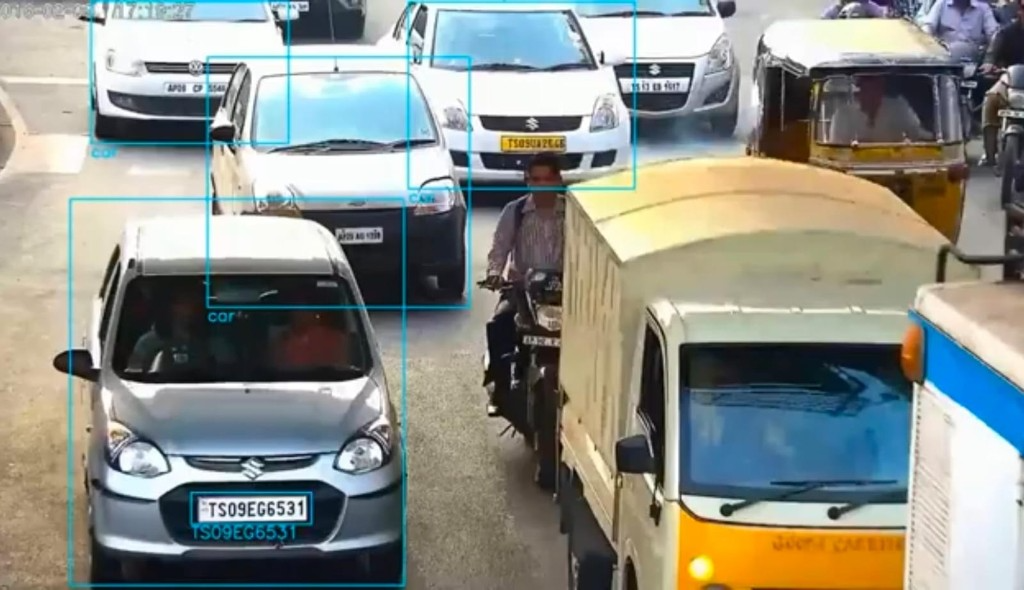
#> input picture data/images/CAM01.png, 1024 x 590 px
$ python -i detect_track.py   (imports and definitions only)
#> lines starting #> are read from the running program, lines starting #| are printed output that depends on the picture
"""Vehicle detect + track, then a plate box inside each vehicle."""

from __future__ import annotations

import logging
import math
from dataclasses import dataclass, field
from pathlib import Path

from config import (
    BOTTOM_PLATE_FRAC,
    COMPASS,
    DEVICE,
    GEOMETRIC_VEHICLE_THRESH,
    GEOMETRIC_VEHICLE_TYPE,
    IMGSZ,
    MAX_MATCH_PX,
    MIN_MOTION_PX,
    MIN_VEHICLE_AREA,
    MODELS_DIR,
    PLATE_ASPECT_MAX,
    PLATE_ASPECT_MIN,
    BOTTOM_BAND_MARGIN_FRAC,
    MIN_BRIGHT_PLATE_AREA,
    PLATE_BRIGHT_MIN,
    PLATE_SEARCH_Y_FRAC,
    PLATE_CONF,
    PLATE_PAD_PX,
    PLATE_WEIGHTS,
    TRACK_GONE_FRAMES,
    TRACKER,
    VEHICLE_CLASS_IDS,
    VEHICLE_CLASS_MAP,
    VEHICLE_CONF,
    VEHICLE_WEIGHTS,
)

log = logging.getLogger("ml.detect")


@dataclass
class Detection:
    track_id: int
    xyxy: tuple[int, int, int, int]
    plate_xyxy: tuple[int, int, int, int] | None
    vehicle_type: str
    det_conf: float
    plate_conf: float


@dataclass
class LiveTrack:
    track_id: int
    hits: int = 0
    last_seen: int = 0
    points: list[tuple[float, float]] = field(default_factory=list)
    types: list[str] = field(default_factory=list)
    colors: list[str] = field(default_factory=list)
    crops: list = field(default_factory=list)
    frame_w: int = 0
    frame_h: int = 0
    last_cx: float = 0.0


# [8 lines left out: function resolve_vehicle_weights, not called in this run]


def bin_heading(deg: float) -> str:
    idx = int((deg % 360.0 + 22.5) // 45.0) % 8
    return COMPASS[idx]


# [78 lines left out: functions compass_from_motion, lane_from_x, vehicle_color, _clip_box, _bottom_band, not called in this run]


class _CentroidBank:
    def __init__(self):
        self.tracks: dict[int, list[float]] = {}
        self.next_id = 1

    # [39 lines left out: function assign, not called in this run]


class Detector:
    def __init__(self, mode: str = "yolo"):
        self.mode = mode
        self.vehicle = None
        self.plate = None
        self.device = DEVICE or None
        self._bank = _CentroidBank()
        self.backend = "geometric"
        if mode == "yolo":
            self._load_yolo()

    # [30 lines left out: functions _load_yolo, process, not called in this run]

    def _vehicle_type(self, class_id: int) -> str:
        return VEHICLE_CLASS_MAP.get(int(class_id), "other")

    # [144 lines left out: functions _plate_from_model, _bright_plate, _yolo, _geometric, not called in this run]


class TrackBook:
    def __init__(self):
        self.live: dict[int, LiveTrack] = {}

    # [28 lines left out: functions observe, pop_finished, flush, not called in this run]

>>> import cv2
>>> picture = cv2.imread('../data/images/CAM01.png', cv2.IMREAD_GRAYSCALE)
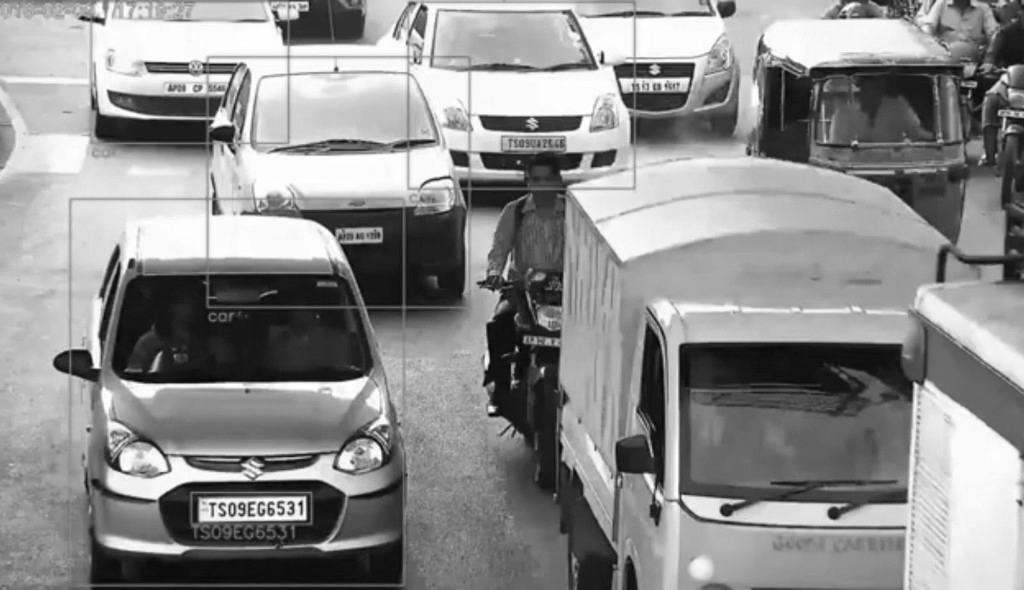
#> picture: shape (590, 1024); min 3, max 255, mean 141.2
>>> result = Detector().process(picture)
#> (the run stopped early here; a loop or call above may not have finished)

$ run again, on data/images/CAM02.png
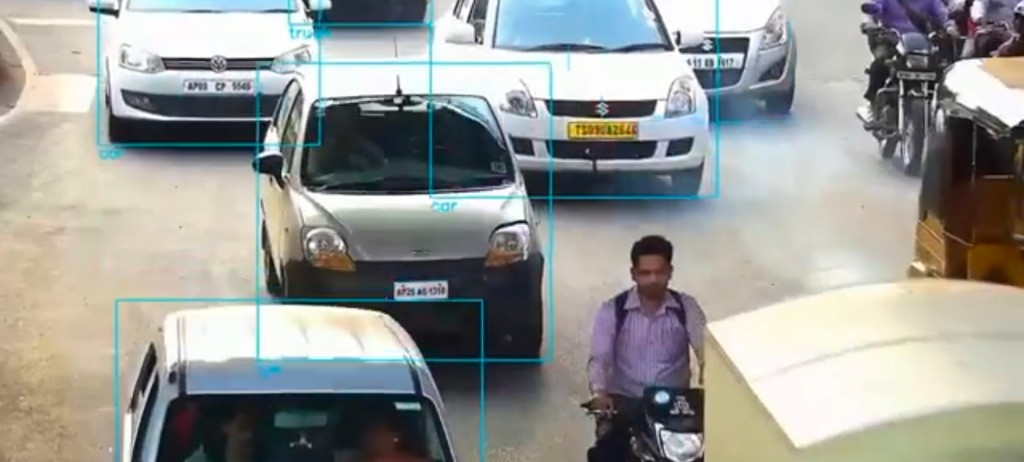
#> input picture data/images/CAM02.png, 1024 x 462 px
#> `picture = cv2.imread('../data/images/CAM01.png', cv2.IMREAD_GRAYSCALE)`:
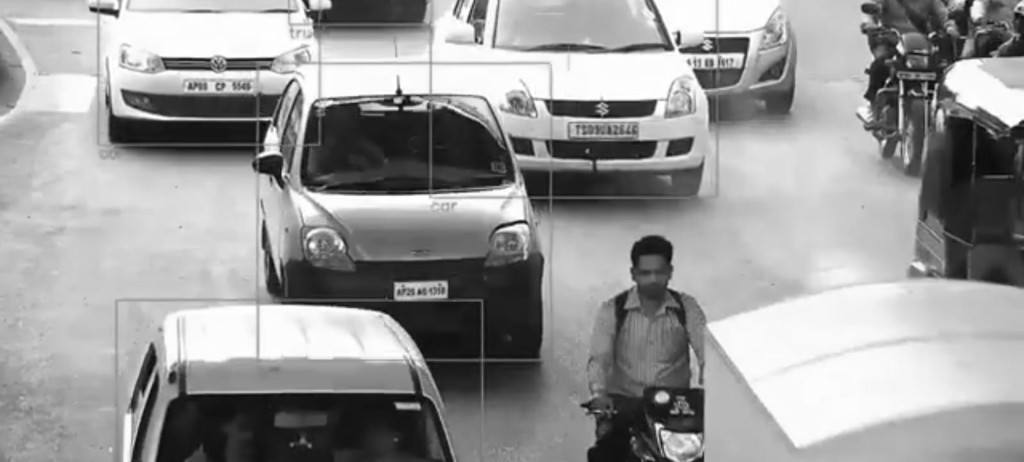
#> picture: shape (462, 1024); min 7, max 255, mean 152.6

$ run again, on data/images/CAM03.png
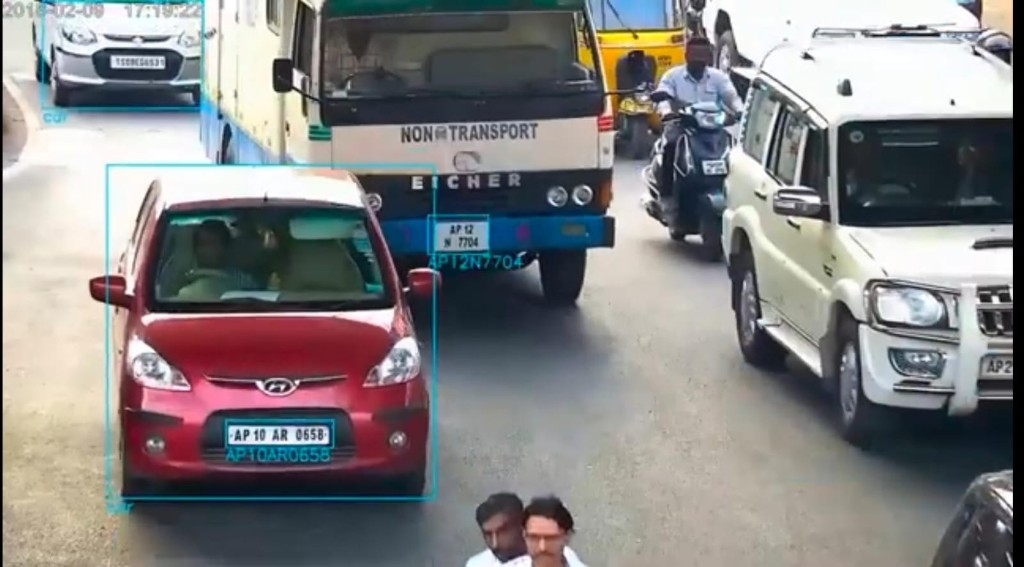
#> input picture data/images/CAM03.png, 1024 x 567 px
#> `picture = cv2.imread('../data/images/CAM01.png', cv2.IMREAD_GRAYSCALE)`:
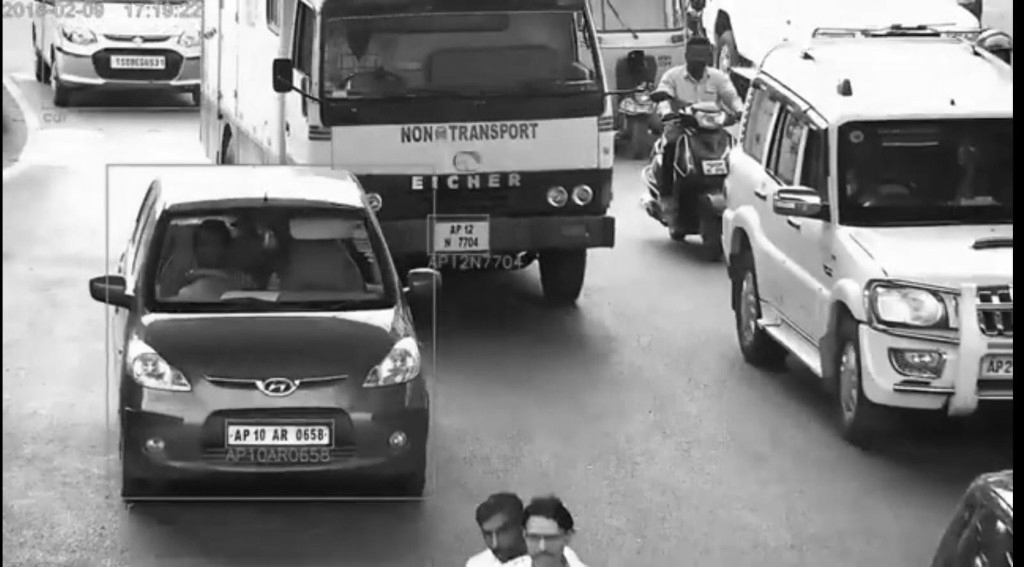
#> picture: shape (567, 1024); min 0, max 255, mean 129.6

$ run again, on data/images/CAM04.png
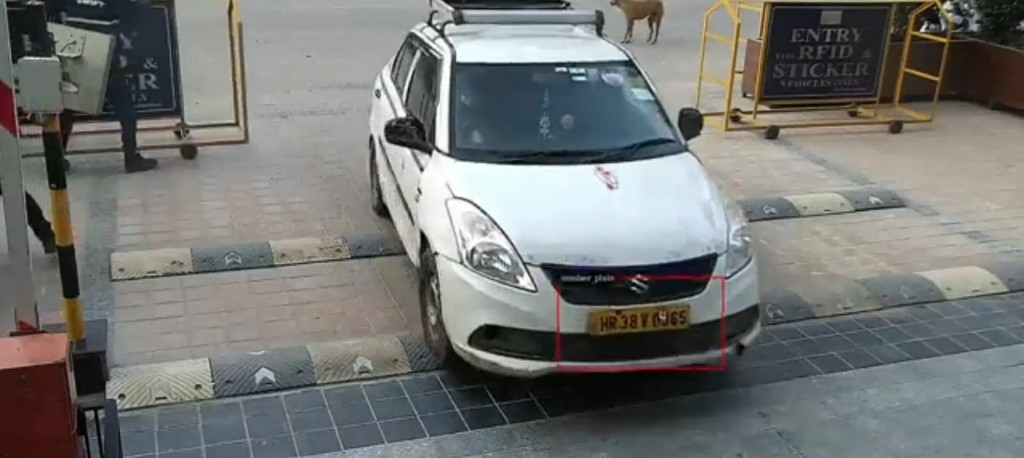
#> input picture data/images/CAM04.png, 1024 x 458 px
#> `picture = cv2.imread('../data/images/CAM01.png', cv2.IMREAD_GRAYSCALE)`:
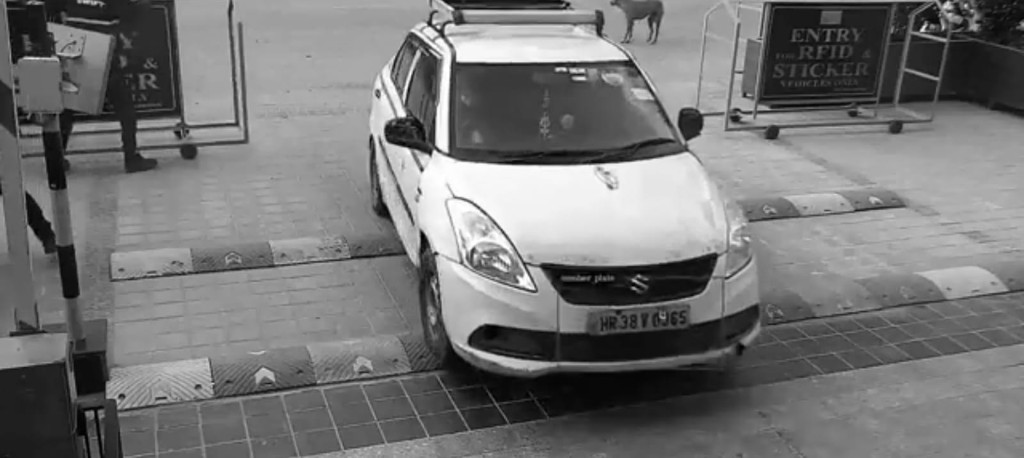
#> picture: shape (458, 1024); min 0, max 255, mean 117.3
